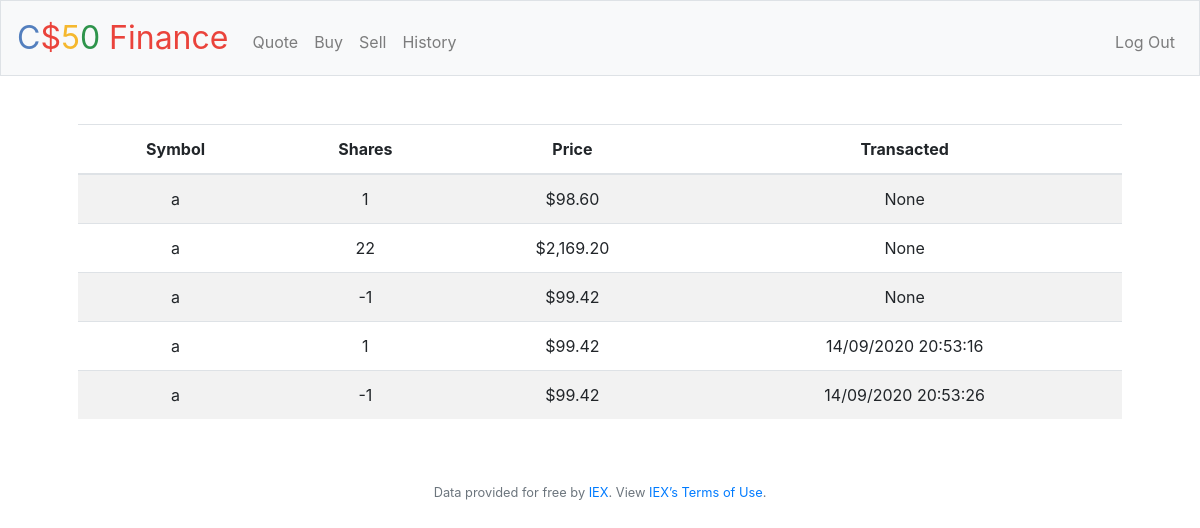
Screenshot of /history (signed in) with the database file from the repository.
### tables this page shows
CREATE TABLE 'transactions' ('id' integer, 'symbol' text, 'shares' integer, 'price' real, 'date' datetime);

### pset8/finance/application.py (the view)
@app.route("/history")
@login_required
def history():
    transactions = db.execute("SELECT symbol, shares, price, date FROM transactions WHERE id = :user_id ORDER BY date ASC", user_id=session["user_id"])
    return render_template("history.html", transactions=transactions)

### pset8/finance/application.py (called while the page is built)
@app.after_request
def after_request(response):
    response.headers["Cache-Control"] = "no-cache, no-store, must-revalidate"
    response.headers["Expires"] = 0
    response.headers["Pragma"] = "no-cache"
    return response

### pset8/finance/helpers.py (called while the page is built)
def login_required(f):
    @wraps(f)
    def decorated_function(*args, **kwargs):
        if session.get("user_id") is None:
            return redirect("/login")
        return f(*args, **kwargs)
    return decorated_function

def usd(value):
    return f"${value:,.2f}"

### pset8/finance/templates/history.html (shortened to what this page needs)
{% extends "layout.html" %}
{% block main %}
    <table class="table table-striped">
        <thead>
            <tr>
                <th>Symbol</th>
                <th>Shares</th>
                <th>Price</th>
                <th>Transacted</th>
            </tr>
        </thead>
        <tbody>
            {% for transaction in transactions %}
                <tr>
                    <td>{{ transaction.symbol }}</td>
                    <td>{{ transaction.shares }}</td>
                    <td>{{ (transaction.shares * transaction.price) | abs | usd }}</td>
                    <td>{{ transaction.date }}</td>
                </tr>
            {% endfor %}
        </tbody>
    </table>
{% endblock %}

### pset8/finance/templates/layout.html (shortened to what this page needs)
<!DOCTYPE html>
<html lang="en">
    <head>
        <link href="https://maxcdn.bootstrapcdn.com/bootstrap/4.1.3/css/bootstrap.min.css" rel="stylesheet">
        <link href="/static/styles.css" rel="stylesheet">
    </head>
    <body>
        <nav class="navbar navbar-expand-md navbar-light bg-light border">
            <a class="navbar-brand" href="/"><span class="blue">C</span><span class="red">$</span><span class="yellow">5</span><span class="green">0</span> <span class="red">Finance</span></a>
            <div class="collapse navbar-collapse" id="navbar">
                {% if session.user_id %}
                    <ul class="navbar-nav mr-auto mt-2">
                        <li class="nav-item"><a class="nav-link" href="/quote">Quote</a></li>
                        <li class="nav-item"><a class="nav-link" href="/buy">Buy</a></li>
                        <li class="nav-item"><a class="nav-link" href="/sell">Sell</a></li>
                        <li class="nav-item"><a class="nav-link" href="/history">History</a></li>
                    </ul>
                    <ul class="navbar-nav ml-auto mt-2">
                        <li class="nav-item"><a class="nav-link" href="/logout">Log Out</a></li>
                    </ul>
                {% else %}
                    <ul class="navbar-nav ml-auto mt-2">
                        <li class="nav-item"><a class="nav-link" href="/register">Register</a></li>
                        <li class="nav-item"><a class="nav-link" href="/login">Log In</a></li>
                    </ul>
                {% endif %}
            </div>
        </nav>
        <main class="container p-5">
            {% block main %}{% endblock %}
        </main>
        <footer class="small text-center text-muted">
            Data provided for free by <a href="https://iextrading.com/developer">IEX</a>. View <a href="https://iextrading.com/api-exhibit-a/">IEX’s Terms of Use</a>.
        </footer>
    </body>
</html>

### pset8/finance/static/styles.css (style rules this page uses)
nav .navbar-brand { font-size: xx-large; }
nav .navbar-brand .blue { color: #537fbe; }
nav .navbar-brand .red { color: #ea433b; }
nav .navbar-brand .yellow { color: #f5b82e; }
nav .navbar-brand .green { color: #2e944b; }
main { overflow-x: auto; text-align: center; }

### rows the page displays
transactions: (transaction.shares*transaction.price)|abs|usd "$98.60"
transactions: (transaction.shares*transaction.price)|abs|usd "$2,169.20"
transactions: (transaction.shares*transaction.price)|abs|usd "$99.42"
transactions: (transaction.shares*transaction.price)|abs|usd "$99.42"
transactions: (transaction.shares*transaction.price)|abs|usd "$99.42"
